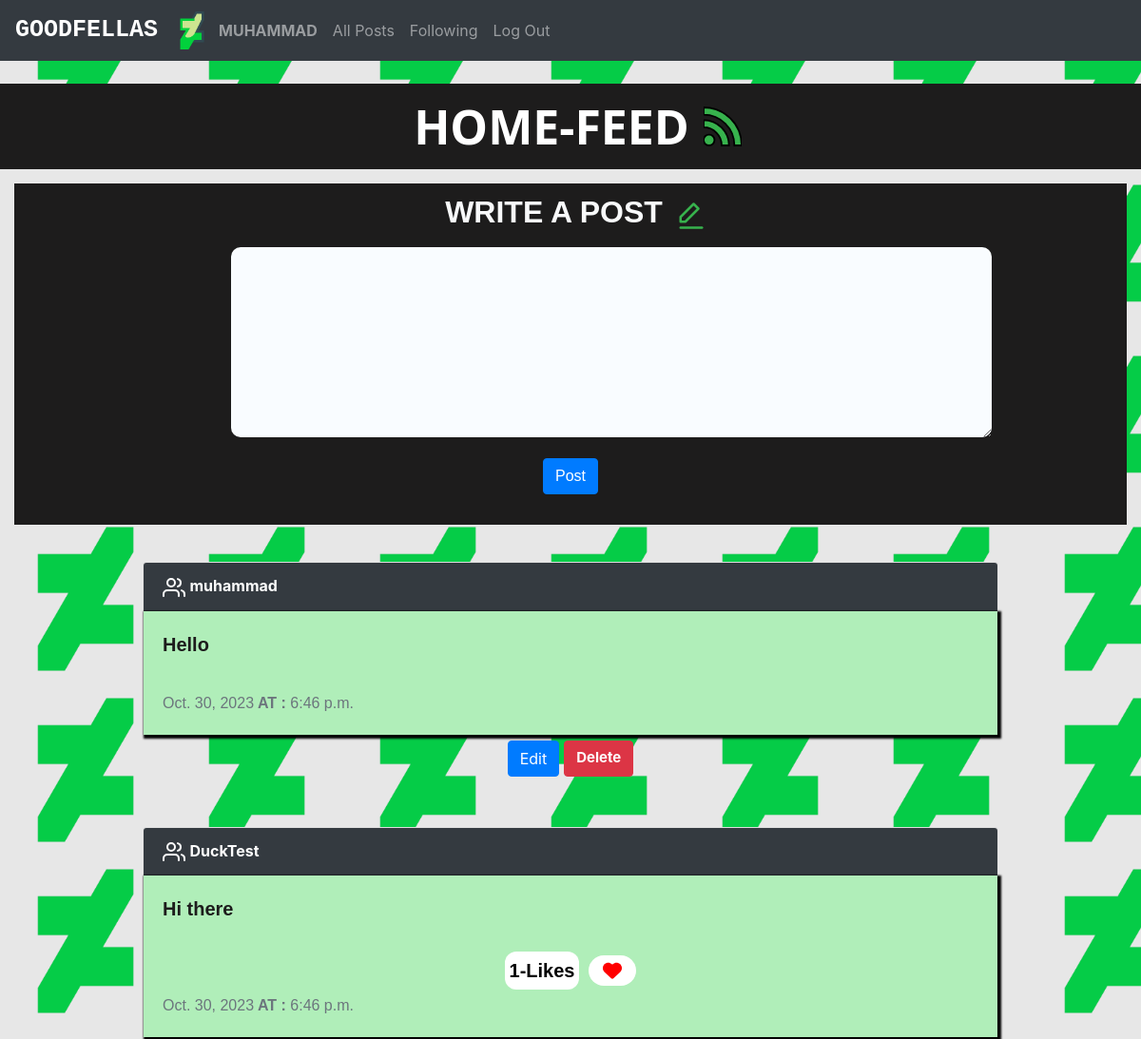
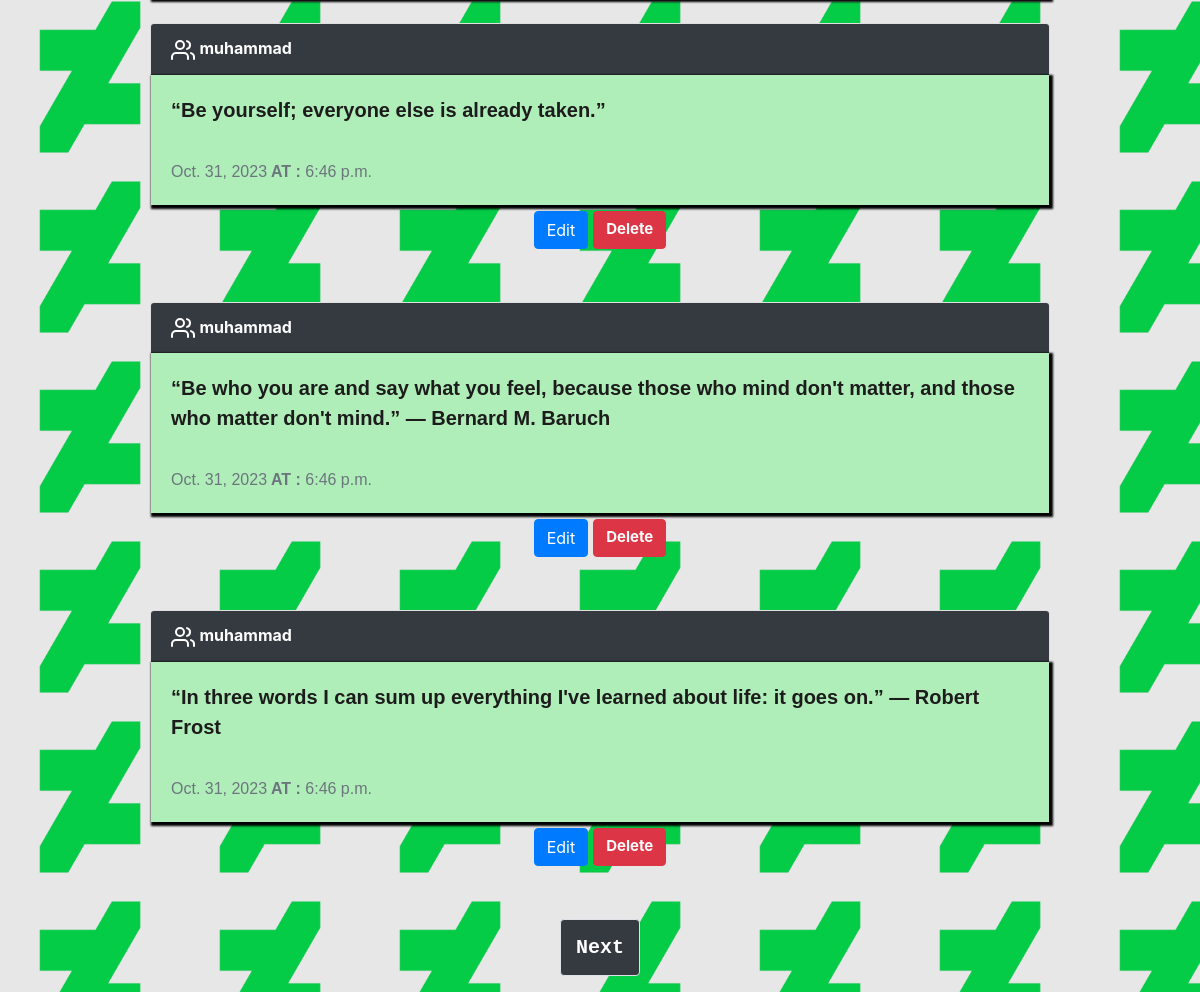
/ (signed in), run on the app's committed database (2 pictures, top to bottom).
### network/models.py (models this page shows, shortened)
class User(AbstractUser):
    pass

class New_Post(models.Model):
    user = models.ForeignKey(User,on_delete=models.CASCADE,related_name="writer",default=True)
    content = models.TextField(max_length=150)
    date = models.DateField(auto_now_add=True)
    time = models.TimeField(auto_now_add=True)

### network/views.py (the view)
# urls.py: path("", views.index, name="index"),
def index(request):
        likes = LikesModel.objects.all()
        postLikes = []
        try:
            for like in likes:
                if like.user.id == request.user.id:
                    postLikes.append(like.post.id)
        except:
            postLikes = []
        PostFeed = New_Post.objects.all().order_by('id')
        Navigation = Paginator(PostFeed, 5)
        pageNum = request.GET.get('page')
        post_page = Navigation.get_page(pageNum)
        form = NewPostForm(request.POST or None)
        if form.is_valid():
            obj = form.save(commit=False)
            obj.user = request.user
            obj.save()
            form = NewPostForm()
            return redirect('index')
        return render(request, "network/index.html",{
                    'form': form,
                    'PostFeed': PostFeed,
                    "post_page": post_page,
                    "postLikes":postLikes,
                        })

### network/forms.py
class NewPostForm(forms.ModelForm):
    class Meta:
        model = New_Post
        fields  = ['content']

### network/templates/network/index.html (shortened to what this page needs)
{% extends "network/layout.html" %}
{% load static %}
{% block body %}
{%if user.is_authenticated %}
    <br>
    <div class="page_feed">
        <h1 class="index_title">Home-Feed</h1>
    </div>
    <div class="NewPost">
        <div class="edit_logo">
            <h2>Write a Post</h2>
            <svg xmlns="http://www.w3.org/2000/svg" width="30" height="40" viewBox="0 0 24 24" fill="none"
                stroke="#37b24d" stroke-width="2" stroke-linecap="round" stroke-linejoin="round">
                <polygon points="14 2 18 6 7 17 3 17 3 13 14 2"></polygon>
                <line x1="3" y1="22" x2="21" y2="22"></line>
            </svg>
        </div>
        <form method='POST'>
            {{form}}
            <div class='btn'>
                <input type='submit' value='Post' class="btn btn-primary">
            </div>
        </form>
        <br>
    </div>
    {%endif%}
    <div class="NewFeed">
        {% for Post in post_page %}
        <br>
        <div class="card">
            <div class="card-header">
                <a class="user_hyperlink" href="{%url 'profile' user_id=Post.user.id %}">{{Post.user}}</a>
            </div>
            <div class="card-body">
                <blockquote class="blockquote mb-0">
                    <p class="post_content_p_{{Post.id}}" data-post_id="{{Post.id}}">{{Post.content}}</p>
                    <form method='POST' action="{% url 'EditPost' Post.id %}">
                        <div class='btn'>
                        </div>
                    </form>
                    <div class="likest">
                        {%if user.id != Post.user.id%}
                        {%if user.is_authenticated%}
                        {% if Post.id in postLikes%}
                        <div class="likes_people">{{postLikes|length}}-Likes </div>
                        <button class="btn_like" onclick="submit({{Post.id}},'like')" id="{{Post.id}}">
                            <i class="like_btn fa-solid fa-heart"></i>
                        </button>
                        {%else%}
                        <button class="btn_like" onclick="submit({{Post.id}},'unlike') "id="{{Post.id}}">
                            <i class="unlike_btn fa-solid fa-heart"></i>
                        </button>
                        {% endif %}
                        {% endif %}
                        {% endif %}
                    </div>
                    <p class="card-text"><small class="text-muted">{{Post.date}}<strong> AT : </strong>{{Post.time}}</small></p>
                </blockquote>
            </div>
        </div>
        {%if user.is_authenticated%}
        {%if user.id == Post.user.id%}
        <div class="Post_button">
            <button type="button" class="btn btn-primary editBtn edit_btn_{{Post.id}}" data-toggle="collapse"
                data-target="#collapseExampl_{{Post.id}}" data-post_id="{{Post.id}}">Edit
            </button>
            <button type="submit" class="btn btn-danger" onclick="return confirm ('Are You sure?')">
                <a href="{% url 'DeletePost' Post.id%}">Delete</a>
            </button>
        </div>
        <br>
        {%endif%}
        {%endif%}
        {%endfor%}
    </div>
    <br>
    <div class="navigation">
        <nav aria-label="Page navigation example">
            <ul class="pagination justify-content-center">
                {%if post_page.has_next %}
                <li class="page-item">
                    <a class="page-link" href="?page={{post_page.next_page_number}}">Next</a>
                </li>
            </ul>
        </nav>
        {%endif%}
    </div>
    {% endblock %}

### network/templates/network/layout.html (shortened to what this page needs)
{% load static %}
<!DOCTYPE html>
<html lang="en">
    <head>
        <link rel="stylesheet" href="https://stackpath.bootstrapcdn.com/bootstrap/4.4.1/css/bootstrap.min.css">
        <link href="{% static 'network/styles.css' %}" rel="stylesheet">
        <link href="{% static 'fontawesomefree/css/all.min.css' %}" rel="stylesheet" type="text/css">
  </head>
    </head>
    <body style="background-image: url({% static 'img/background.png' %}); background-size:15%">
        <nav class="navbar navbar-expand-lg navbar-dark  bg-dark">
            <a class="navbar-brand" href="{%url 'index'%}"><strong>Goodfellas</strong></a>
            <img class="logo" src="{% static 'img/logo.png' %}">
            <div>
                <ul class="navbar-nav mr-auto">
                {% if user.is_authenticated %}
                    <li class="nav-item">
                        <a class="nav-link" href="{%url 'profile' user_id=user.id%}"><strong>{{ user.username }}</strong></a>
                    </li>
                {% endif %}
                <li class="nav-item">
                    <a class="nav-link" href="{% url 'index' %}">All Posts</a>
                </li>
                {% if user.is_authenticated %}
                    <li class="nav-item">
                        <a class="nav-link" href="{%url 'following'%}">Following</a>
                    </li>
                    <li class="nav-item">
                        <a class="nav-link" href="{% url 'logout' %}">Log Out</a>
                    </li>
                {% endif %}
                </ul>
            </div>
            </nav>
        <div class="body">
            {% block body %}
            {% endblock %}
        </div>
    </body>
</html>

### network/static/network/styles.css (style rules this page uses)
body { background-color:#e7e7e7 ; }
.NewPost { padding: 1px; margin: 15px; background-color: #1d1c1c; text-transform: uppercase; display: flex; flex-direction: column; align-items: center; font-family: Arial, Helvetica, sans-serif; font-weight: bold; }
.NewPost h2 { color: #f8f9fa; font-weight: bold; border-radius: 10px; text-align: center; padding: 10px; font-family: 'Arial Narrow Bold', sans-serif; font-weight:900; }
.index_title { color: #fff; font-weight: bold; font-family: 'Segoe UI', Tahoma, Geneva, Verdana, sans-serif; margin: 15px; font-size: 50px; text-transform: uppercase; }
.NewPost textarea { background-color: #f9fcff; padding-left: 10px; width: 800px; height: 200px; border-radius: 10px; border: 10px; font-size: 20px; }
.btn { display: flex; justify-content: center; }
.card { margin: 0 auto; width: 900px; display: flex; }
.card-header { color: #fff; background-color: #343A40; }
.card-body { color: #000; background-color: #b0eeb9; box-shadow: 2px 2px 2px 2px #000; }
.card-body p { font-family:Arial, Helvetica, sans-serif; font-weight: bold; color: #1d1c1c; }
strong { text-transform: uppercase; }
.logo { width: 40px; }
.navbar-brand { font-size: 25px; font-weight: bold; font-family: monospace; }
.page_feed { display: flex; flex-direction: row; justify-content: center; background-color: #1d1c1c; }
.page_feed h1 { border-radius: 2px; color: #fff; }
.svg_logo { width: 40px; }
.navigation a { border-radius: 10px; padding: 15px; color: #fff; font-size: 20px; font-family: monospace; font-weight: bold; text-align: center; background-color: #343A40; }
.user_hyperlink { font-weight: bold; }
.NewFeed a { color: #fdfdfd; }
.Post_button { display: flex; justify-content: center; gap: 5px; margin: 5px; }
.Post_button a { font-size: 15px; font-weight: bold; text-decoration: none; }
.edit_logo { display:flex; align-items: center; gap: 5px; }
h2 { color: #2e2e2e; font-weight: bold; }
.likest { display: flex; justify-content: center; align-items: center; gap: 10px; }
.btn_like { background-color: #fff; width: 50px; border: none; border-radius: 20px; }
.like_btn { color:red; }
.likes_people { background-color: #fff; padding: 5px; border-radius: 12px; font-family:Tahoma, sans-serif; font-weight: 600; }

### data on the page
User: username "MUHAMMAD"
New_Post: user "muhammad", content "Hello", date "Oct. 30, 2023", time "6:46 p.m."
New_Post: user "DuckTest", content "Hi there", postLikes "1", date "Oct. 30, 2023", time "6:46 p.m."
New_Post: user "muhammad", content "“Be yourself; everyone else is already taken.”", date "Oct. 31, 2023", time "6:46 p.m."
New_Post: user "muhammad", content "“Be who you are and say what you feel, because those who mind don't matter, and those who matter don't mind.” ― Bernard M. Baruch", date "Oct. 31, 2023", time "6:46 p.m."
New_Post: user "muhammad", content "“In three words I can sum up everything I've learned about life: it goes on.” ― Robert Frost", date "Oct. 31, 2023", time "6:46 p.m."
